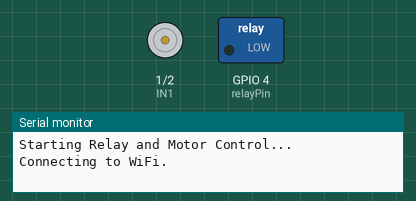
The sketch below on a simulated ESP32. Parts: motor-driver pin pairs drawn as motors (green arrow = first pin HIGH = forward, orange = second pin HIGH = backward, longer = more drive), switched loads named in the sketch (green lamp = pin HIGH), the last lines printed to the serial monitor. WiFi joins after 1.5 s; servers stay silent unless stated; network time is answered at once with the bench clock; the local clock reads 2024-03-15 10:24:30 at power-on unless the sketch sets it.

Above: at 0.1 s.
At 1.6 s:
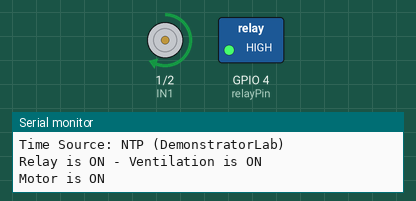
Timing chart, 0 to 3.1 s (numbered marks = the images above):
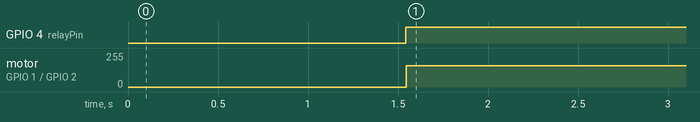

The sketch:

greenhouse_module_lights_cooling.ino
```cpp
#include <WiFi.h>
#include <NTPClient.h>
#include <WiFiUdp.h>

// Replace with your network credentials
const char* ssid = "DemonstratorLab";
const char* password = "10000ways";

// NTP Client settings
const long utcOffsetInSeconds = 0; // UTC timezone
WiFiUDP ntpUDP;
NTPClient timeClient(ntpUDP, "pool.ntp.org", utcOffsetInSeconds);

// Define pins for relay and motor driver
const int relayPin = 4;
const int IN1 = 1;  // GPIO1 connected to motor driver's IN1
const int IN2 = 2;  // GPIO2 connected to motor driver's IN2

// Motor speed (PWM value)
const int motorSpeed = 160; // PWM speed value (0-255)

// Relay on and off times (24-hour format)
const int relayOnHour = 6;  // Relay ON time (6 AM)
const int relayOffHour = 24; // Relay OFF time (12 AM)

// Variables for internal time tracking
unsigned long lastSyncMillis = 0;
unsigned long currentInternalTime = 0;

void initWiFi() {
  WiFi.mode(WIFI_STA);
  WiFi.begin(ssid, password);
  Serial.print("Connecting to WiFi");
  while (WiFi.status() != WL_CONNECTED) {
    Serial.print('.');
    delay(500);
  }
  Serial.println("\nConnected to WiFi.");
  Serial.print("Connected to SSID: ");
  Serial.println(ssid);
  Serial.print("IP Address: ");
  Serial.println(WiFi.localIP());
}

void syncTimeFromNTP() {
  if (WiFi.status() == WL_CONNECTED) {
    timeClient.update(); // Attempt to get time from NTP server
    currentInternalTime = timeClient.getEpochTime(); // Set internal time to NTP time
    lastSyncMillis = millis(); // Record the time of synchronization
    Serial.println("Time synchronized from NTP successfully.");
  } else {
    Serial.println("WiFi not connected. Unable to sync time with NTP.");
  }
}

void setup() {
  Serial.begin(115200); // Initialize serial communication for debugging
  Serial.println("Starting Relay and Motor Control...");

  // Initialize WiFi and synchronize time
  initWiFi();
  timeClient.begin();
  timeClient.setUpdateInterval(60000); // Sync every 60 seconds
  syncTimeFromNTP();

  // Set up relay and motor control pins
  pinMode(relayPin, OUTPUT);
  digitalWrite(relayPin, LOW); // Start with relay off
  pinMode(IN1, OUTPUT);
  pinMode(IN2, OUTPUT);
  Serial.println("Relay and motor pins initialized.");
}

void loop() {
  // Check if 60 seconds have passed since the last sync; if so, attempt to sync again
  if (WiFi.status() == WL_CONNECTED && (millis() - lastSyncMillis > 60000)) {
    Serial.println("Attempting to re-sync time with NTP...");
    syncTimeFromNTP();
  }

  // Update internal time based on elapsed millis when WiFi is not connected
  currentInternalTime += (millis() - lastSyncMillis) / 1000;
  lastSyncMillis = millis();

  // Calculate current hour, minute, and second based on internal time
  unsigned long currentSeconds = currentInternalTime % 86400; // Calculate seconds in a day
  int currentHour = (currentSeconds / 3600) % 24; // Extract current hour
  int currentMinute = (currentSeconds % 3600) / 60; // Extract current minute
  int currentSecond = currentSeconds % 60; // Extract current second

  // Display current time and debug information
  Serial.print("Current Time: ");
  Serial.print(currentHour); Serial.print(":");
  Serial.print(currentMinute); Serial.print(":");
  Serial.println(currentSecond);

  // WiFi and NTP sync status
  Serial.print("WiFi Status: ");
  if (WiFi.status() == WL_CONNECTED) {
    Serial.println("Connected");
    Serial.print("Time Source: NTP (");
    Serial.print(ssid);
    Serial.println(")");
  } else {
    Serial.println("Disconnected (Using internal clock)");
  }

  // Control relay and motor based on current hour
  if (currentHour >= relayOnHour && currentHour < relayOffHour) {
    digitalWrite(relayPin, HIGH); // Turn relay ON
    Serial.println("Relay is ON - Ventilation is ON");

    // Turn motor ON if relay is active
    analogWrite(IN1, motorSpeed); // Set IN1 to PWM speed
    analogWrite(IN2, 0);  // IN2 LOW for forward rotation
    Serial.println("Motor is ON");

  } else {
    digitalWrite(relayPin, LOW); // Turn relay OFF
    Serial.println("Relay is OFF - Ventilation is OFF");

    // Turn motor OFF if relay is inactive
    analogWrite(IN1, 0);
    analogWrite(IN2, 0);
    Serial.println("Motor is OFF");
  }

  // Delay to reduce the frequency of loop checks, saving resources
  delay(10000); // Check every 10 seconds for debugging
}
```

Measured:
- by itself, GPIO 4 (relayPin): LOW → HIGH at 1.5 s
- by itself, motor on GPIO 1 (IN1) / GPIO 2 (IN2): stopped → forward 160/255 at 1.5 s
